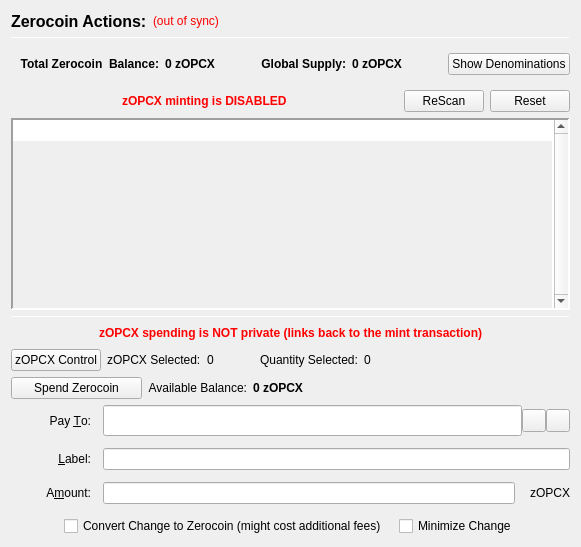
                  <widget class="QFrame" name="verticalFrameLeft">
                   <layout class="QVBoxLayout" name="verticalLayout_2">
                    <item>
                     <layout class="QVBoxLayout" name="verticalLayout_3">
                      <item>
                       <layout class="QHBoxLayout" name="horizontalLayout_3">
                        <item>
                         <widget class="QLabel" name="labelzOPCXActions">
                          <property name="font">
                           <font>
                            <pointsize>12</pointsize>
                            <weight>75</weight>
                            <bold>true</bold>
                           </font>
                          </property>
                          <property name="text">
                           <string>Zerocoin Actions:</string>
                          </property>
                          <property name="alignment">
                           <set>Qt::AlignLeading|Qt::AlignLeft|Qt::AlignVCenter</set>
                          </property>
                         </widget>
                        </item>
                        <item>
                         <widget class="QLabel" name="labelzOPCXSyncStatus">
                          <property name="toolTip">
                           <string>The displayed information may be out of date. Your wallet automatically synchronizes with the OPCX network after a connection is established, but this process has not completed yet.</string>
                          </property>
                          <property name="styleSheet">
                           <string notr="true">QLabel { color: red; }</string>
                          </property>
                          <property name="text">
                           <string notr="true">(out of sync)</string>
                          </property>
                          <property name="alignment">
                           <set>Qt::AlignLeading|Qt::AlignLeft|Qt::AlignVCenter</set>
                          </property>
                         </widget>
                        </item>
                        <item>
                         <spacer name="horizontalSpacer">
                          <property name="orientation">
                           <enum>Qt::Horizontal</enum>
                          </property>
                          <property name="sizeHint" stdset="0">
                           <size>
                            <width>40</width>
                            <height>20</height>
                           </size>
                          </property>
                         </spacer>
                        </item>
                       </layout>
                      </item>
                      <item>
                       <widget class="Line" name="lineUpperLeft">
                        <property name="minimumSize">
                         <size>
                          <width>0</width>
                          <height>1</height>
                         </size>
                        </property>
                        <property name="maximumSize">
                         <size>
                          <width>16777215</width>
                          <height>1</height>
                         </size>
                        </property>
                        <property name="frameShadow">
                         <enum>QFrame::Sunken</enum>
                        </property>
                        <property name="orientation">
                         <enum>Qt::Horizontal</enum>
                        </property>
                       </widget>
                      </item>
                      <item>
                       <widget class="QFrame" name="balanceSupplyFrame">
                        <layout class="QHBoxLayout" name="horizontalLayout_2" stretch="0,0,0,1,0">
                         <property name="rightMargin">
                          <number>0</number>
                         </property>
                         <item>
                          <layout class="QHBoxLayout" name="horizontalLayout_34">
                           <item>
                            <widget class="QLabel" name="labelzAvailableText_3">
                             <property name="font">
                              <font>
                               <weight>75</weight>
                               <bold>true</bold>
                              </font>
                             </property>
                             <property name="toolTip">
                              <string>Total Balance including unconfirmed and immature zOPCX</string>
                             </property>
                             <property name="text">
                              <string>Total Zerocoin  Balance:</string>
                             </property>
                             <property name="alignment">
                              <set>Qt::AlignRight|Qt::AlignTrailing|Qt::AlignVCenter</set>
                             </property>
                            </widget>
                           </item>
                           <item>
                            <widget class="QLabel" name="labelzAvailableAmount_4">
                             <property name="minimumSize">
                              <size>
                               <width>40</width>
                               <height>0</height>
                              </size>
                             </property>
                             <property name="font">
                              <font>
                               <weight>75</weight>
                               <bold>true</bold>
                              </font>
                             </property>
                             <property name="toolTip">
                              <string>Total Balance including unconfirmed and immature zOPCX</string>
                             </property>
                             <property name="text">
                              <string>0 zOPCX</string>
                             </property>
                             <property name="alignment">
                              <set>Qt::AlignLeading|Qt::AlignLeft|Qt::AlignVCenter</set>
                             </property>
                            </widget>
                           </item>
                          </layout>
                         </item>
                         <item>
                          <spacer name="horizontalSpacer_32">
                           <property name="orientation">
                            <enum>Qt::Horizontal</enum>
                           </property>
                           <property name="sizeHint" stdset="0">
                            <size>
                             <width>40</width>
                             <height>20</height>
                            </size>
                           </property>
                          </spacer>
                         </item>
                         <item>
                          <layout class="QHBoxLayout" name="horizontalLayout_35">
                           <item>
                            <widget class="QLabel" name="labelZsupplyText_2">
                             <property name="font">
                              <font>
                               <weight>75</weight>
                               <bold>true</bold>
                              </font>
                             </property>
                             <property name="text">
                              <string>Global Supply:</string>
                             </property>
                             <property name="alignment">
                              <set>Qt::AlignRight|Qt::AlignTrailing|Qt::AlignVCenter</set>
                             </property>
                            </widget>
                           </item>
                           <item>
                            <widget class="QLabel" name="labelZsupplyAmount_2">
                             <property name="font">
                              <font>
                               <weight>75</weight>
                               <bold>true</bold>
                              </font>
                             </property>
                             <property name="text">
                              <string>0 zOPCX</string>
                             </property>
                            </widget>
                           </item>
                          </layout>
                         </item>
                         <item>
                          <spacer name="horizontalSpacer_31">
                           <property name="orientation">
                            <enum>Qt::Horizontal</enum>
                           </property>
                           <property name="sizeHint" stdset="0">
                            <size>
                             <width>40</width>
                             <height>20</height>
                            </size>
                           </property>
                          </spacer>
                         </item>
                         <item>
                          <widget class="QPushButton" name="pushButtonShowDenoms">
                           <property name="toolTip">
                            <string>Show zOPCX denominations list</string>
                           </property>
                           <property name="text">
                            <string>Show Denominations</string>
                           </property>
                          </widget>
                         </item>
                        </layout>
                       </widget>
                      </item>
                      <item>
                       <layout class="QHBoxLayout" name="horizontalLayout_4">
                        <item>
                         <spacer name="horizontalSpacer_2">
                          <property name="orientation">
                           <enum>Qt::Horizontal</enum>
                          </property>
                          <property name="sizeHint" stdset="0">
                           <size>
                            <width>40</width>
                            <height>20</height>
                           </size>
                          </property>
                         </spacer>
                        </item>
                        <item>
                         <widget class="QLabel" name="label">
                          <property name="styleSheet">
                           <string notr="true">color: red;
font-weight: bold;</string>
                          </property>
                          <property name="text">
                           <string>zOPCX minting is DISABLED</string>
                          </property>
                         </widget>
                        </item>
                        <item>
                         <spacer name="horizontalSpacer_3">
                          <property name="orientation">
                           <enum>Qt::Horizontal</enum>
                          </property>
                          <property name="sizeHint" stdset="0">
                           <size>
                            <width>40</width>
                            <height>20</height>
                           </size>
                          </property>
                         </spacer>
                        </item>
                        <item>
                         <widget class="QPushButton" name="pushButtonMintReset">
                          <property name="maximumSize">
                           <size>
                            <width>80</width>
                            <height>16777215</height>
                           </size>
                          </property>
                          <property name="toolTip">
                           <string>Rescan the complete blockchain for  Zerocoin mints and their meta-data.</string>
                          </property>
                          <property name="text">
                           <string>ReScan</string>
                          </property>
                         </widget>
                        </item>
                        <item>
                         <widget class="QPushButton" name="pushButtonSpentReset">
                          <property name="maximumSize">
                           <size>
                            <width>80</width>
                            <height>16777215</height>
                           </size>
                          </property>
                          <property name="toolTip">
                           <string>Reset Zerocoin Wallet DB. Deletes transactions that did not make it into the blockchain.</string>
                          </property>
                          <property name="text">
                           <string>Reset</string>
                          </property>
                         </widget>
                        </item>
                       </layout>
                      </item>
                      <item>
                       <widget class="QPlainTextEdit" name="TEMintStatus">
                        <property name="font">
                         <font>
                          <pointsize>8</pointsize>
                         </font>
                        </property>
                        <property name="toolTip">
                         <string>Status and/or Mesages from the last Mint Action.</string>
                        </property>
                        <property name="frameShape">
                         <enum>QFrame::Panel</enum>
                        </property>
                        <property name="frameShadow">
                         <enum>QFrame::Sunken</enum>
                        </property>
                        <property name="lineWidth">
                         <number>2</number>
                        </property>
                        <property name="midLineWidth">
                         <number>2</number>
                        </property>
                        <property name="verticalScrollBarPolicy">
                         <enum>Qt::ScrollBarAlwaysOn</enum>
                        </property>
                        <property name="horizontalScrollBarPolicy">
                         <enum>Qt::ScrollBarAlwaysOff</enum>
                        </property>
                        <property name="readOnly">
                         <bool>true</bool>
                        </property>
                        <property name="plainText">
                         <string notr="true"/>
                        </property>
                        <property name="backgroundVisible">
                         <bool>true</bool>
                        </property>
                       </widget>
                      </item>
                      <item>
                       <widget class="Line" name="line">
                        <property name="minimumSize">
                         <size>
                          <width>0</width>
                          <height>1</height>
                         </size>
                        </property>
                        <property name="maximumSize">
                         <size>
                          <width>16777215</width>
                          <height>1</height>
                         </size>
                        </property>
                        <property name="orientation">
                         <enum>Qt::Horizontal</enum>
                        </property>
                       </widget>
                      </item>
                      <item>
                       <layout class="QHBoxLayout" name="horizontalLayout_7">
                        <item>
                         <spacer name="horizontalSpacer_18">
                          <property name="orientation">
                           <enum>Qt::Horizontal</enum>
                          </property>
                          <property name="sizeHint" stdset="0">
                           <size>
                            <width>40</width>
                            <height>20</height>
                           </size>
                          </property>
                         </spacer>
                        </item>
                        <item>
                         <widget class="QLabel" name="label_2">
                          <property name="styleSheet">
                           <string notr="true">color: red;
font-weight: bold;</string>
                          </property>
                          <property name="text">
                           <string>zOPCX spending is NOT private (links back to the mint transaction)</string>
                          </property>
                         </widget>
                        </item>
                        <item>
                         <spacer name="horizontalSpacer_30">
                          <property name="orientation">
                           <enum>Qt::Horizontal</enum>
                          </property>
                          <property name="sizeHint" stdset="0">
                           <size>
                            <width>40</width>
                            <height>20</height>
                           </size>
                          </property>
                         </spacer>
                        </item>
                       </layout>
                      </item>
                      <item>
                       <layout class="QHBoxLayout" name="horizontalLayout_24">
                        <property name="leftMargin">
                         <number>0</number>
                        </property>
                        <property name="bottomMargin">
                         <number>0</number>
                        </property>
                        <item>
                         <widget class="QPushButton" name="pushButtonZOpcxControl">
                          <property name="text">
                           <string>zOPCX Control</string>
                          </property>
                         </widget>
                        </item>
                        <item>
                         <widget class="QLabel" name="labelzOpcxSelected">
                          <property name="text">
                           <string>zOPCX Selected:</string>
                          </property>
                         </widget>
                        </item>
                        <item>
                         <widget class="QLabel" name="labelzOpcxSelected_int">
                          <property name="text">
                           <string>0</string>
                          </property>
                         </widget>
                        </item>
                        <item>
                         <spacer name="horizontalSpacer_17">
                          <property name="orientation">
                           <enum>Qt::Horizontal</enum>
                          </property>
                          <property name="sizeType">
                           <enum>QSizePolicy::Fixed</enum>
                          </property>
                          <property name="sizeHint" stdset="0">
                           <size>
                            <width>40</width>
                            <height>20</height>
                           </size>
                          </property>
                         </spacer>
                        </item>
                        <item>
                         <widget class="QLabel" name="labelQuantitySelected">
                          <property name="text">
                           <string>Quantity Selected:</string>
                          </property>
                         </widget>
                        </item>
                        <item>
                         <widget class="QLabel" name="labelQuantitySelected_int">
                          <property name="text">
                           <string>0</string>
                          </property>
                         </widget>
                        </item>
                        <item>
                         <spacer name="horizontalSpacer_19">
                          <property name="orientation">
                           <enum>Qt::Horizontal</enum>
                          </property>
                          <property name="sizeHint" stdset="0">
                           <size>
                            <width>40</width>
                            <height>20</height>
                           </size>
                          </property>
                         </spacer>
                        </item>
                       </layout>
                      </item>
                      <item>
                       <layout class="QHBoxLayout" name="horizontalLayout_6">
                        <item>
                         <widget class="QPushButton" name="pushButtonSpendzOPCX">
                          <property name="minimumSize">
                           <size>
                            <width>131</width>
                            <height>0</height>
                           </size>
                          </property>
                          <property name="toolTip">
                           <string>Spend Zerocoin. Without 'Pay To:' address creates payments to yourself.</string>
                          </property>
                          <property name="text">
                           <string>Spend Zerocoin</string>
                          </property>
                         </widget>
                        </item>
                        <item>
                         <widget class="QLabel" name="labelzOPCXBalanceText">
                          <property name="toolTip">
                           <string>Available (mature and spendable) zOPCX for spending</string>
                          </property>
                          <property name="text">
                           <string>Available Balance:</string>
                          </property>
                          <property name="alignment">
                           <set>Qt::AlignRight|Qt::AlignTrailing|Qt::AlignVCenter</set>
                          </property>
                         </widget>
                        </item>
                        <item>
                         <widget class="QLabel" name="labelzAvailableAmount_2">
                          <property name="font">
                           <font>
                            <weight>75</weight>
                            <bold>true</bold>
                           </font>
                          </property>
                          <property name="toolTip">
                           <string>Available (mature and spendable) zOPCX for spending

zOPCX are mature when they have more than 20 confirmations AND more than 2 mints of the same denomination after them were minted</string>
                          </property>
                          <property name="text">
                           <string>0 zOPCX</string>
                          </property>
                          <property name="alignment">
                           <set>Qt::AlignLeading|Qt::AlignLeft|Qt::AlignVCenter</set>
                          </property>
                         </widget>
                        </item>
                        <item>
                         <spacer name="horizontalSpacer_4">
                          <property name="orientation">
                           <enum>Qt::Horizontal</enum>
                          </property>
                          <property name="sizeHint" stdset="0">
                           <size>
                            <width>40</width>
                            <height>20</height>
                           </size>
                          </property>
                         </spacer>
                        </item>
                       </layout>
                      </item>
                      <item>
                       <layout class="QGridLayout" name="gridLayout_7">
                        <property name="spacing">
                         <number>12</number>
                        </property>
                        <item row="0" column="0">
                         <widget class="QLabel" name="payToLabel">
                          <property name="minimumSize">
                           <size>
                            <width>80</width>
                            <height>0</height>
                           </size>
                          </property>
                          <property name="text">
                           <string>Pay &amp;To:</string>
                          </property>
                          <property name="alignment">
                           <set>Qt::AlignRight|Qt::AlignTrailing|Qt::AlignVCenter</set>
                          </property>
                          <property name="buddy">
                           <cstring>payTo</cstring>
                          </property>
                         </widget>
                        </item>
                        <item row="0" column="1">
                         <layout class="QHBoxLayout" name="payToLayout">
                          <property name="spacing">
                           <number>0</number>
                          </property>
                          <item>
                           <widget class="QValidatedLineEdit" name="payTo">
                            <property name="enabled">
                             <bool>true</bool>
                            </property>
                            <property name="minimumSize">
                             <size>
                              <width>0</width>
                              <height>31</height>
                             </size>
                            </property>
                            <property name="toolTip">
                             <string>The OPCX address to send the payment to. Creates local payment to yourself when empty.</string>
                            </property>
                           </widget>
                          </item>
                          <item>
                           <widget class="QToolButton" name="addressBookButton">
                            <property name="toolTip">
                             <string>Choose previously used address</string>
                            </property>
                            <property name="text">
                             <string/>
                            </property>
                            <property name="icon">
                             <iconset resource="../opcx.qrc">
                              <normaloff>:/icons/address-book</normaloff>:/icons/address-book</iconset>
                            </property>
                            <property name="shortcut">
                             <string>Alt+A</string>
                            </property>
                           </widget>
                          </item>
                          <item>
                           <widget class="QToolButton" name="pasteButton">
                            <property name="toolTip">
                             <string>Paste address from clipboard</string>
                            </property>
                            <property name="text">
                             <string/>
                            </property>
                            <property name="icon">
                             <iconset resource="../opcx.qrc">
                              <normaloff>:/icons/editpaste</normaloff>:/icons/editpaste</iconset>
                            </property>
                            <property name="shortcut">
                             <string>Alt+P</string>
                            </property>
                           </widget>
                          </item>
                         </layout>
                        </item>
                        <item row="1" column="0">
                         <widget class="QLabel" name="labelLabel">
                          <property name="minimumSize">
                           <size>
                            <width>80</width>
                            <height>0</height>
                           </size>
                          </property>
                          <property name="text">
                           <string>&amp;Label:</string>
                          </property>
                          <property name="alignment">
                           <set>Qt::AlignRight|Qt::AlignTrailing|Qt::AlignVCenter</set>
                          </property>
                          <property name="buddy">
                           <cstring>addAsLabel</cstring>
                          </property>
                         </widget>
                        </item>
                        <item row="1" column="1">
                         <widget class="QLineEdit" name="addAsLabel">
                          <property name="toolTip">
                           <string>Enter a label for this address to add it to the list of used addresses</string>
                          </property>
                         </widget>
                        </item>
                        <item row="2" column="0">
                         <widget class="QLabel" name="amountLabel">
                          <property name="minimumSize">
                           <size>
                            <width>80</width>
                            <height>0</height>
                           </size>
                          </property>
                          <property name="text">
                           <string>A&amp;mount:</string>
                          </property>
                          <property name="alignment">
                           <set>Qt::AlignRight|Qt::AlignTrailing|Qt::AlignVCenter</set>
                          </property>
                          <property name="buddy">
                           <cstring>zOPCXpayAmount</cstring>
                          </property>
                         </widget>
                        </item>
                        <item row="2" column="1">
                         <layout class="QHBoxLayout" name="horizontalLayout_9">
                          <property name="spacing">
                           <number>0</number>
                          </property>
                          <item>
                           <widget class="QLineEdit" name="zOPCXpayAmount"/>
                          </item>
                          <item>
                           <widget class="QLabel" name="labelzOPCX">
                            <property name="minimumSize">
                             <size>
                              <width>55</width>
                              <height>0</height>
                             </size>
                            </property>
                            <property name="text">
                             <string>zOPCX</string>
                            </property>
                            <property name="alignment">
                             <set>Qt::AlignRight|Qt::AlignTrailing|Qt::AlignVCenter</set>
                            </property>
                           </widget>
                          </item>
                         </layout>
                        </item>
                        <item row="3" column="0" colspan="2">
                         <layout class="QHBoxLayout" name="horizontalLayout_10">
                          <item>
                           <spacer name="horizontalSpacer_5">
                            <property name="orientation">
                             <enum>Qt::Horizontal</enum>
                            </property>
                            <property name="sizeHint" stdset="0">
                             <size>
                              <width>40</width>
                              <height>20</height>
                             </size>
                            </property>
                           </spacer>
                          </item>
                          <item>
                           <widget class="QCheckBox" name="checkBoxMintChange">
                            <property name="sizePolicy">
                             <sizepolicy hsizetype="MinimumExpanding" vsizetype="Fixed">
                              <horstretch>0</horstretch>
                              <verstretch>0</verstretch>
                             </sizepolicy>
                            </property>
                            <property name="layoutDirection">
                             <enum>Qt::LeftToRight</enum>
                            </property>
                            <property name="text">
                             <string>Convert Change to Zerocoin (might cost additional fees)</string>
                            </property>
                           </widget>
                          </item>
                          <item>
                           <widget class="QCheckBox" name="checkBoxMinimizeChange">
                            <property name="toolTip">
                             <string>If checked, the wallet tries to minimize the returning change instead of minimizing the number of spent denominations.</string>
                            </property>
                            <property name="text">
                             <string>Minimize Change</string>
                            </property>
                           </widget>
                          </item>
                          <item>
                           <spacer name="horizontalSpacer_6">
                            <property name="orientation">
                             <enum>Qt::Horizontal</enum>
                            </property>
                            <property name="sizeHint" stdset="0">
                             <size>
                              <width>40</width>
                              <height>20</height>
                             </size>
                            </property>
                           </spacer>
                          </item>
                         </layout>
                        </item>
                       </layout>
                      </item>
                     </layout>
                    </item>
                   </layout>
                  </widget>
